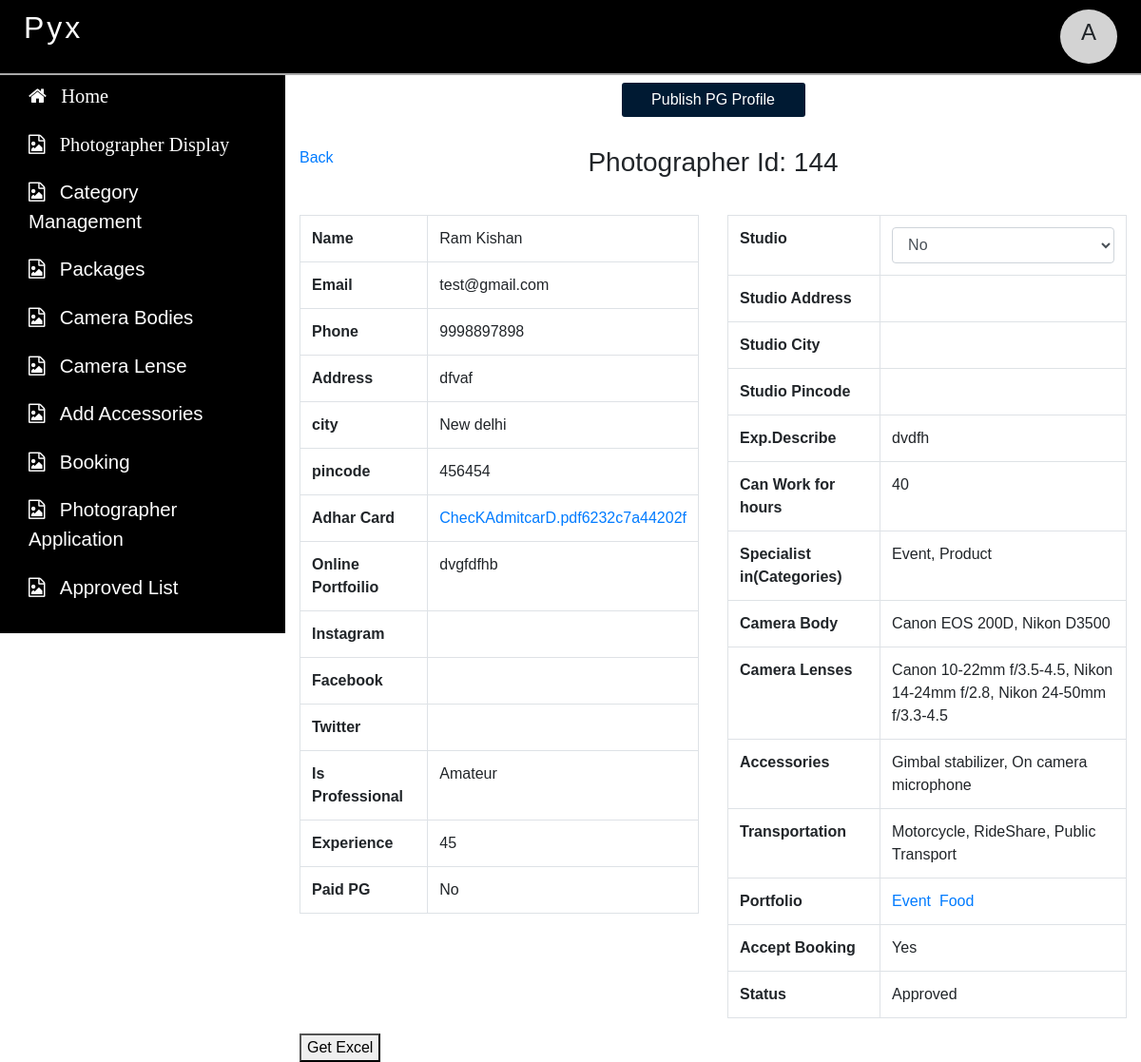
/dashboard/phtographerdetail.php?id=144 (signed in), run on the app's committed database.
### tables this page shows
CREATE TABLE `photographer` (
  `photographer_id` bigint(20) NOT NULL,
  `name` longtext NOT NULL,
  `email` varchar(255) NOT NULL,
  `phone` bigint(20) NOT NULL,
  `address` longtext NOT NULL,
  `city` varchar(255) NOT NULL,
  `pincode` int(11) NOT NULL,
  `adhar_card` varchar(255) NOT NULL,
  `website` longtext NOT NULL,
  `insta_link` longtext NOT NULL,
  `fb_link` longtext NOT NULL,
  `twitter_link` longtext NOT NULL,
  `is_professional` varchar(255) NOT NULL,
  `experience` varchar(255) NOT NULL,
  `is_paid` varchar(255) NOT NULL,
  `studio` varchar(255) NOT NULL,
  `expdesc` longtext DEFAULT NULL,
  `workhours` varchar(255) NOT NULL,
  `categories` varchar(255) NOT NULL,
  `camera_body` varchar(255) NOT NULL,
  `camera_lense` varchar(255) NOT NULL,
  `accessory` longtext NOT NULL,
  `toption` varchar(255) NOT NULL,
  `category_image` longtext NOT NULL,
  `accept_booking` varchar(255) NOT NULL,
  `status` varchar(255) NOT NULL,
  `std_address` varchar(255) NOT NULL,
  `std_city` varchar(255) NOT NULL,
  `std_pincode` int(6) NOT NULL,
  `date` date NOT NULL
);

CREATE TABLE `multiple_image` (
  `img_id` bigint(20) NOT NULL,
  `images` longtext NOT NULL,
  `name` varchar(255) NOT NULL
);

### dashboard/phtographerdetail.php (the view, shortened to what this page needs)
<?php include('connection.php');
  if(isset($_SESSION['email']))
  {
  	if(isset($_GET['id']))
  	{
  		$id=$_GET['id'];
  		$sql="select * from photographer where photographer_id='$id'";
  		$re=mysqli_query($conn,$sql);
  		$row=mysqli_fetch_assoc($re);
  	}
?>
<!DOCTYPE html>
<html>
<head>
    <?php include('link.php');?>
    <link rel="stylesheet" href="https://cdn.jsdelivr.net/npm/bootstrap-icons@1.3.0/font/bootstrap-icons.css">
</head>
<body>
    <div class="container-fluid fixed-top">
        <div class="row" style="padding:0px">
            <?php include('topbar.php');?>
        </div>
    </div>
    <div class="container-fluid">
        <div class="row">
            <?php include('sidebar.php'); ?>
            <div class="col-xs-12 col-sm-12 col-md-9 col-lg-9" id="maincontent">
                <?php
                    if($row['status'] == 'Approved'){
                ?>
                <div class="row">
                    <div class="col-md-3 col-lg-3 m-auto" id="pgprofile">
                        <a href="#" data-target="#editapprovepg" data-toggle="modal">
                            <button type="button" id="pgpublishbtn" class="btn form-control"
                                onclick="editpgdata()">Publish PG
                                Profile</button>
                        </a>
                    </div>
                </div>
                <?php }?>
                <div class="row" id="approvehead2" style="margin-top:30px">
                    <div class="col-sm-1">
                        <a href="approved.php">Back</a>
                    </div>
                    <div class="col-sm-10">
                        <h3 class="text-center">Photographer Id: <?php echo $row['photographer_id'];?></h3>
                    </div>
                </div>
                <div class="row" id="photographerdata" style="margin-top:30px">
                    <div class="col-xs-12 col-sm-12 col-md-6 col-lg-6">
                        <table class="table table-bordered">
                            <tr>
                                <th scope="col">Name</th>
                                <td id="td1"><?php echo $row['name'];?></td>
                            </tr>
                            <tr>
                                <th scope="col">Email</th>
                                <td><?php echo $row['email'];?></td>
                            </tr>
                            <tr>
                                <th scope="col">Phone</th>
                                <td><?php echo $row['phone'];?></td>
                            </tr>
                            <tr>
                                <th scope="col">Address</th>
                                <td><?php echo $row['address'];?></td>
                            </tr>
                            <tr>
                                <th scope="col">city</th>
                                <td><?php echo $row['city'];?></td>
                            </tr>
                            <tr>
                                <th scope="col">pincode</th>
                                <td><?php echo $row['pincode'];?></td>
                            </tr>
                            <tr>
                                <th scope="col">Adhar Card</th>
                                <td><a href='images/<?php echo $row['adhar_card'];?>'
                                        target='_blank'><?php echo $row['adhar_card'];?></a></td>
                            </tr>
                            <tr>
                                <th scope="col">Online Portfoilio</th>
                                <td><?php echo $row['website'];?></td>
                            </tr>
                            <tr>
                                <th scope="col">Instagram</th>
                                <td><?php echo $row['insta_link'];?></td>
                            </tr>
                            <tr>
                                <th scope="col">Facebook</th>
                                <td><?php echo $row['fb_link'];?></td>
                            </tr>
                            <tr>
                                <th scope="col">Twitter</th>
                                <td><?php echo $row['twitter_link'];?></td>
                            </tr>
                            <tr>
                                <th scope="col">Is Professional</th>
                                <td><?php echo $row['is_professional'];?></td>
                            </tr>
                            <tr>
                                <th scope="col">Experience</th>
                                <td><?php echo $row['experience'];?></td>
                            </tr>
                            <tr>
                                <th scope="col">Paid PG</th>
                                <td><?php echo $row['is_paid'];?></td>
                            </tr>
                        </table>
                    </div>
                    <div class="col-xs-12 col-sm-12 col-md-6 col-lg-6">
                        <table class="table table-bordered">
                            <tr>
                                <th scope="col">Studio</th>
                                <td><select class="form-control"
                                        onchange="saveStudio(this.value,<?php echo $row['photographer_id'];?>)">
                                        <option value="No" <?php if($row['studio']=='No'){echo "selected";}?>>No
                                        </option>
                                    </select></td>
                            </tr>
                            <tr id="addtr">
                                <th scope="col">Studio Address</th>
                                <?php
                          if($row['studio']=='Yes')
                          {?>
                                <td id="sadd"><textarea rows='3'
                                        onfocusout='savedata(this.value,<?php echo $row['photographer_id'];?>)'
                                        id='shootnote'><?php echo $row['std_address'];?></textarea><i
                                        class='i fa fa-pencil'></i>
                                </td>
                                <?php }
                       else{echo "<td></td>";}
                       ?>
                            </tr>
                            <tr id="addtr">
                                <th scope="col">Studio City</th>
                                <?php
                          if($row['studio']=='Yes')
                          {?>
                                <td id="sadd"><input type="text" id="studiocity"
                                        onfocusout='savecity(this.value,<?php echo $row['photographer_id'];?>)'
                                        value="<?php echo $row['std_city'];?>">
                                </td>
                                <?php }
                           else{echo "<td></td>";}
                           ?>
                            </tr>
                            <tr id="addtr">
                                <th scope="col">Studio Pincode</th>
                                <?php
                          if($row['studio']=='Yes')
                          {?>
                                <td id="sadd"><input type="text" id="studiopincode"
                                        onfocusout='savepin(this.value,<?php echo $row['photographer_id'];?>)'
                                        value="<?php echo $row['std_pincode'];?>">
                                </td>
                                <?php }
                           else{echo "<td></td>";}
                           ?>
                            </tr>
                            <tr>
                                <th scope="col">Exp.Describe</th>
                                <td><?php echo $row['expdesc'];?></td>
                            </tr>
                            <tr>
                                <th scope="col">Can Work for hours</th>
                                <td><?php echo $row['workhours'];?></td>
                            </tr>
                            <tr>
                                <th scope="col">Specialist in(Categories)</th>
                                <td><?php echo $row['categories'];?></td>
                            </tr>
                            <tr>
                                <th scope="col">Camera Body</th>
                                <td><?php echo $row['camera_body'];?></td>
                            </tr>
                            <tr>
                                <th scope="col">Camera Lenses</th>
                                <td><?php echo $row['camera_lense'];?></td>
                            </tr>
                            <tr>
                                <th scope="col">Accessories</th>
                                <td><?php echo $row['accessory'];?></td>
                            </tr>
                            <tr>
                                <th scope="col">Transportation</th>
                                <td><?php echo $row['toption'];?></td>
                            </tr>
                            <tr>
                                <th scope="col">Portfolio</th>
                                <td>
                                    <?php
                              $v= explode(" ", $row['category_image']);
                             $lev=count($v);
                             for($i=0;$i<$lev;$i++)
                             {
                                 $vid=$v[$i];
                                 $s="select * from multiple_image where img_id='$vid'";
                                 $rr=mysqli_query($conn,$s);
                                 $rrr=mysqli_fetch_assoc($rr);
                                 echo "<a target='_blank' href='multiple.php?id=".$v[$i]."'>".$rrr['name']."</a>&nbsp;&nbsp;";
                             }
                              ?>
                                </td>
                            </tr>
                            <tr>
                                <th scope="col">Accept Booking</th>
                                <td><?php echo $row['accept_booking'];?></td>
                            </tr>
                            <tr>
                                <th scope="col">Status</th>
                                <td><?php echo $row['status'];?></td>
                            </tr>
                        </table>
                    </div>
                </div>
                <button onclick="getdata()" id="getexcel">Get Excel</button>
            </div>
        </div>
    </div>
</body>
</html>
<?php
  }
  else {
	echo "<script>alert('Please login First');
                  window.location='index.php';</script>";
}
?>

### dashboard/style.css (style rules this page uses)
body { font-family: proxima-nova, sans-serif; }
.btn { background-color:#001a33;color:white; }
#maincontent { margin-top:76px;padding-top:10px; }

### data on the page
photographer: photographer_id "144", name "Ram Kishan", email "test@gmail.com", phone "9998897898", address "dfvaf", city "New delhi", pincode "456454", adhar_card "ChecKAdmitcarD.pdf6232c7a44202f", website "dvgfdfhb", is_professional "Amateur", experience "45", is_paid "No", studio+photographer_id "No", expdesc "dvdfh", workhours "40", categories "Event, Product", camera_body "Canon EOS 200D, Nikon D3500", camera_lense "Canon 10-22mm f/3.5-4.5, Nikon 14-24mm f/2.8, Nikon 24-50mm f/3.3-4.5", accessory "Gimbal stabilizer, On camera microphone", toption "Motorcycle, RideShare, Public Transport", accept_booking "Yes", status "Approved"
multiple_image: name "Event"
multiple_image: name "Food"

### other printed values
$_SESSION['email'][0] "A"
